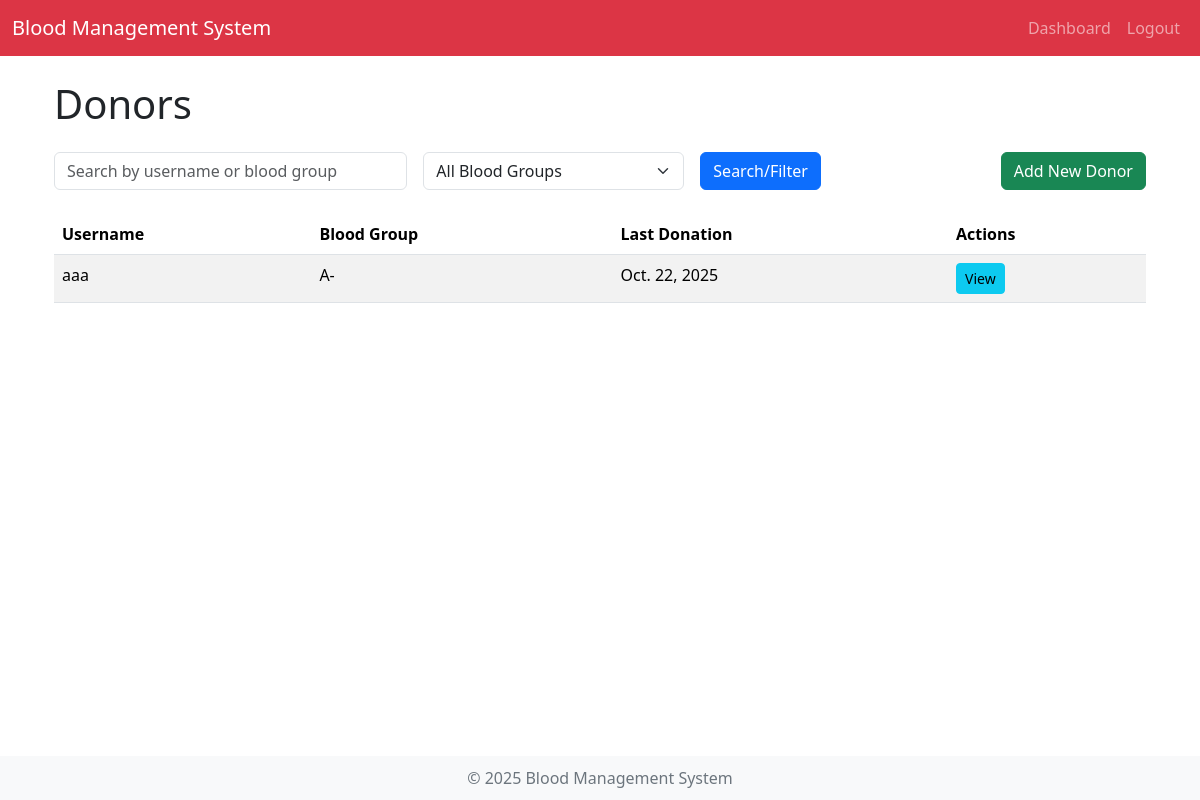
The app's page /manage/donors/ (signed in) with its own data.
### core/models.py (models this page shows, shortened)
class Donor(models.Model):
    user = models.OneToOneField(User, on_delete=models.CASCADE, primary_key=True)
    blood_group = models.CharField(max_length=5, choices=[
        ("A+", "A+"), ("A-", "A-"), ("B+", "B+"), ("B-", "B-"),
        ("AB+", "AB+"), ("AB-", "AB-"), ("O+", "O+"), ("O-", "O-")
    ])
    date_of_birth = models.DateField(blank=True, null=True)
    last_donation_date = models.DateField(blank=True, null=True)
    phone_number = models.CharField(max_length=20, blank=True, null=True)
    address = models.TextField(blank=True, null=True)

class User(AbstractUser):
    is_donor = models.BooleanField(default=False)
    is_admin = models.BooleanField(default=False)

### core/views.py (the view)
# urls.py: path("manage/donors/", views.donor_list, name="donor_list"),
@login_required
@user_passes_test(is_admin)
def donor_list(request):
    donors = Donor.objects.all()
    query = request.GET.get('q')
    blood_group_filter = request.GET.get('blood_group')
    if query:
        donors = donors.filter(Q(user__username__icontains=query) | Q(blood_group__icontains=query))
    if blood_group_filter and blood_group_filter != 'All':
        donors = donors.filter(blood_group=blood_group_filter)
    blood_groups = [bg[0] for bg in Donor.blood_group.field.choices]
    context = {
        'donors': donors,
        'blood_groups': blood_groups,
        'selected_blood_group': blood_group_filter,
        'query': query,
    }
    return render(request, 'admin/donor_list.html', context)

### core/views.py (called while the page is built)
def is_admin(user):
    return user.is_authenticated and user.is_admin

### core/templates/admin/donor_list.html (shortened to what this page needs)
{% extends 'base.html' %}
{% block content %}
<div class="container">
    <h1 class="my-4">Donors</h1>
    <form method="GET" class="row g-3 align-items-center mb-4">
        <div class="col-md-4">
            <input type="text" name="q" class="form-control" placeholder="Search by username or blood group" value="{{ query|default:'' }}">
        </div>
        <div class="col-md-3">
            <select name="blood_group" class="form-select">
                <option value="All">All Blood Groups</option>
            </select>
        </div>
        <div class="col-md-2">
            <button type="submit" class="btn btn-primary">Search/Filter</button>
        </div>
        <div class="col-md-3 text-end">
            <a href="{% url 'donation_create' %}" class="btn btn-success">Add New Donor</a>
        </div>
    </form>
    {% if donors %}
    <table class="table table-striped">
        <thead>
            <tr>
                <th>Username</th>
                <th>Blood Group</th>
                <th>Last Donation</th>
                <th>Actions</th>
            </tr>
        </thead>
        <tbody>
            {% for donor in donors %}
            <tr>
                <td>{{ donor.user.username }}</td>
                <td>{{ donor.blood_group }}</td>
                <td>{{ donor.last_donation_date|default:"N/A" }}</td>
                <td>
                    <a href="{% url 'donor_detail' donor.pk %}" class="btn btn-info btn-sm">View</a>
                </td>
            </tr>
            {% endfor %}
        </tbody>
    </table>
    {% else %}
    <div class="alert alert-info" role="alert">
        No donors found matching your criteria.
    </div>
    {% endif %}
</div>
{% endblock %}

### core/templates/base.html (style rules this page uses)
body { padding-top: 56px; }

### records on screen
Donor: user.username "aaa", blood_group "A-", last_donation_date "Oct. 22, 2025"
